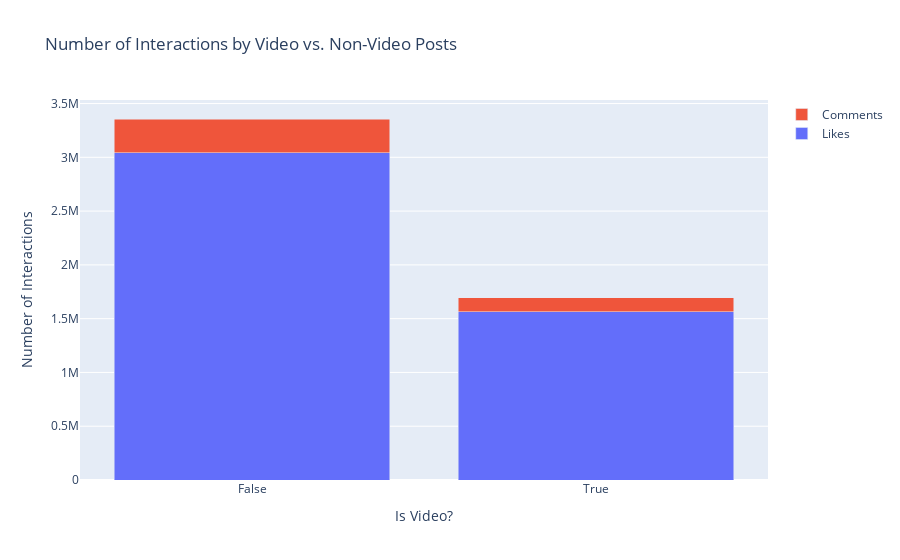

This figure's notebook cell:
### Code cell
interaction_counts = df.groupby('is_video').agg({'num_likes': 'sum', 'num_comments': 'sum'})

fig = go.Figure()

fig.add_trace(go.Bar(
    x=interaction_counts.index.astype(str),
    y=interaction_counts['num_likes'],
    name='Likes'
))

fig.add_trace(go.Bar(
    x=interaction_counts.index.astype(str),
    y=interaction_counts['num_comments'],
    name='Comments'
))

fig.update_layout(
    title='Number of Interactions by Video vs. Non-Video Posts',
    xaxis_title='Is Video?',
    yaxis_title='Number of Interactions',
    barmode='stack'
)

fig.show()

### Figure 1 — Plotly figure (JSON) as saved in the notebook; plotly's stock layout.template omitted (floating-point values rounded to 4 significant figures)
{"data": [{"name": "Likes", "type": "bar", "x": ["False", "True"], "y": [3040756, 1563385]}, {"name": "Comments", "type": "bar", "x": ["False", "True"], "y": [315502, 132419]}], "layout": {"barmode": "stack", "title": {"text": "Number of Interactions by Video vs. Non-Video Posts"}, "xaxis": {"title": {"text": "Is Video?"}}, "yaxis": {"title": {"text": "Number of Interactions"}}}}
